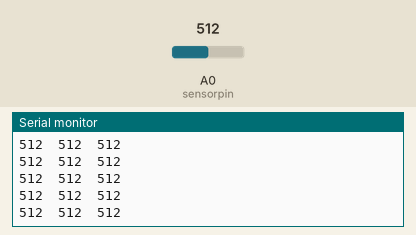
This sketch was run on a simulated Arduino Uno, built with avr-gcc and run on an emulated ATmega328P. Shown: the last lines printed to the serial monitor. Inputs (shaded band) come from the test bench; at power-on: A0 (sensorpin) = 512.

Above: at 1.2 s.
1.3 s: A0 (sensorpin) set to 716
At 1.31 s:
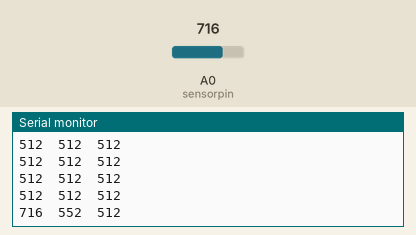
2.8 s: A0 (sensorpin) set to 900
At 2.82 s:
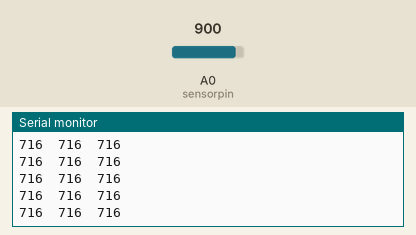
Timing chart, 0 to 5.8 s (numbered marks = the images above; inputs shaded):
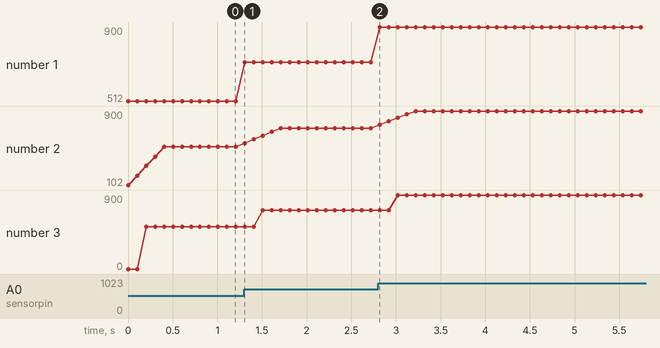

Measured:
- after the input at 1.3 s, the serial monitor: prints a new line at once (image 1)
- plotted number 1: 512 → 716 after the input at 1.3 s, 716 → 900 after the input at 2.8 s
- plotted number 2: 512 → 716 after the input at 1.3 s, 716 → 900 after the input at 2.8 s
- plotted number 3: 512 → 716 after the input at 1.3 s, 716 → 900 after the input at 2.8 s

The sketch:

mean_median_filter.ino
```cpp
const int buffer_length = 5;
const int index_of_middle = buffer_length/2;
int buffer[buffer_length];
int index = 0;

const int sensorpin = 0;

void setup() {
  Serial.begin(9600);
}

void loop() {
  int raw = analogRead(sensorpin);

  buffer[index] = raw;

  index = (index + 1) % buffer_length;

  int smoothedByMeanFilter = smoothByMeanFilter();
  int smoothedByMedianFilter = smoothByMedianFilter();

  Serial.print(raw);
  Serial.print("\t");
  Serial.print(smoothedByMeanFilter);
  Serial.print("\t");
  Serial.print(smoothedByMedianFilter);
  Serial.println();

  delay(100);
}

int smoothByMeanFilter() {
  long sum = 0;

  for (int i = 0; i < buffer_length; i++) {
    sum += buffer[i];
  }

  return (int)(sum / buffer_length);
}

int smoothByMedianFilter() {
  static int sortbuffer[buffer_length];

  for (int i = 0; i < buffer_length; i++) {
    sortbuffer[i] = buffer[i];
  }

  qsort(sortbuffer, buffer_length, sizeof(int), comparisonfunction);

  return sortbuffer[index_of_middle];
}

int comparisonfunction(const void *a, const void *b) {
  int _a = *(int *)a;
  int _b = *(int *)b;

  if (_a < _b) {
    return -1;
  } else if (_a > _b) {
    return 1;
  } else {
    return 0;
  }

  //return *(int *)a - *(int *)b;
  //if you prefer the latter to the former, it's OK.

}
```
